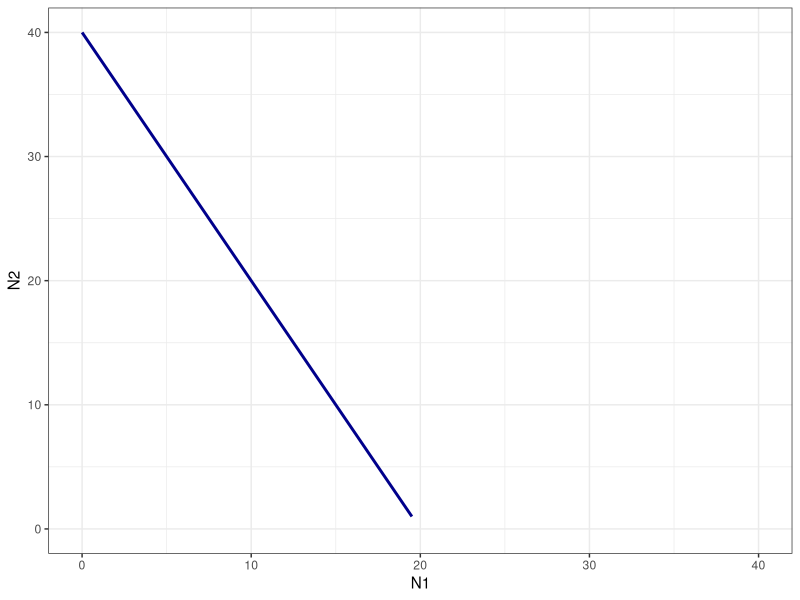
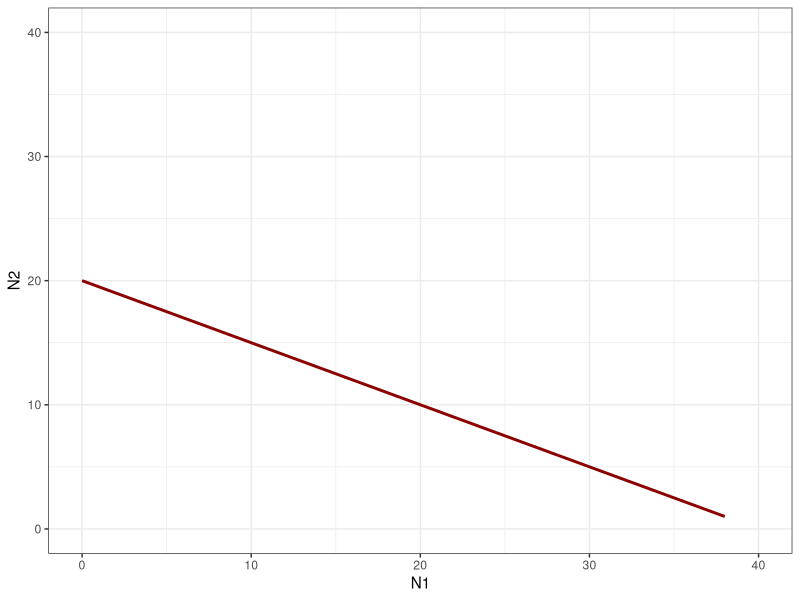
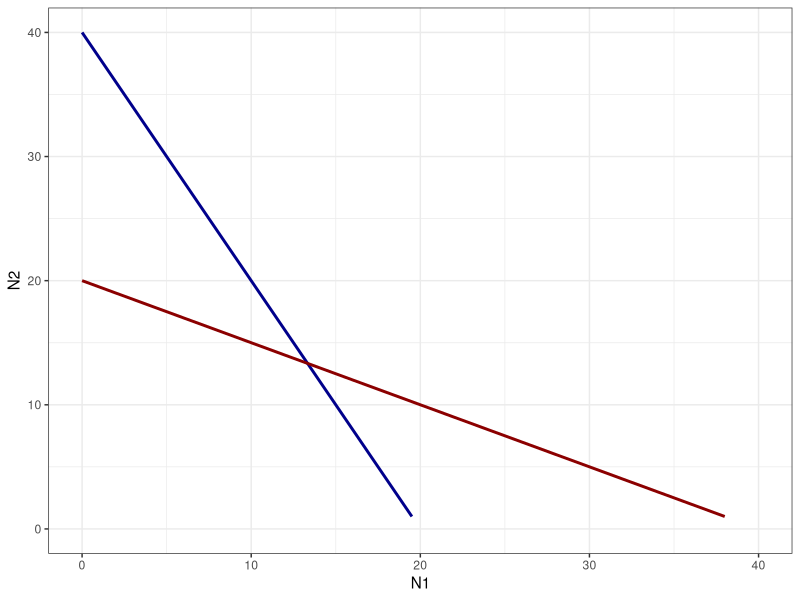
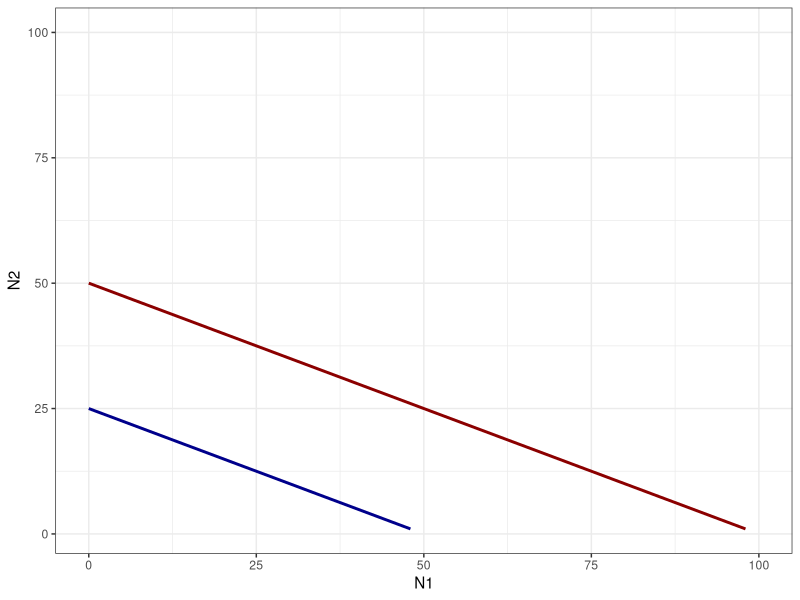
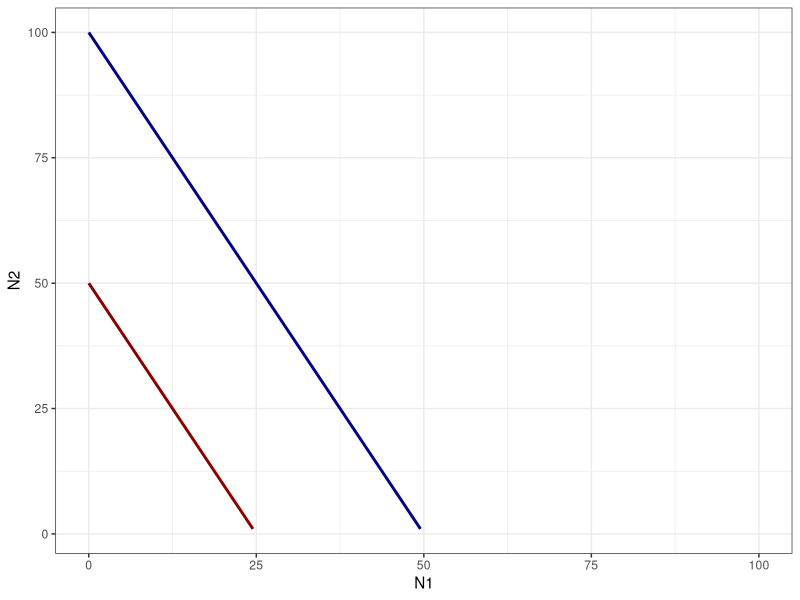
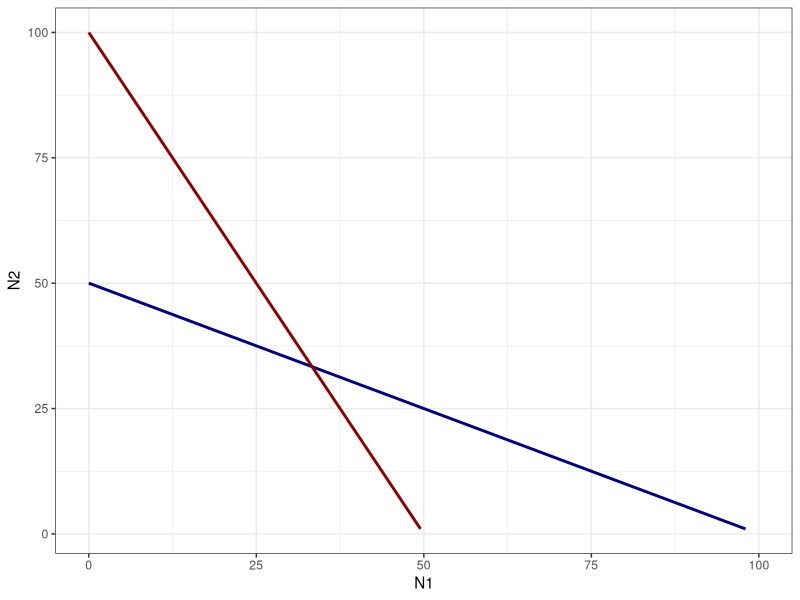
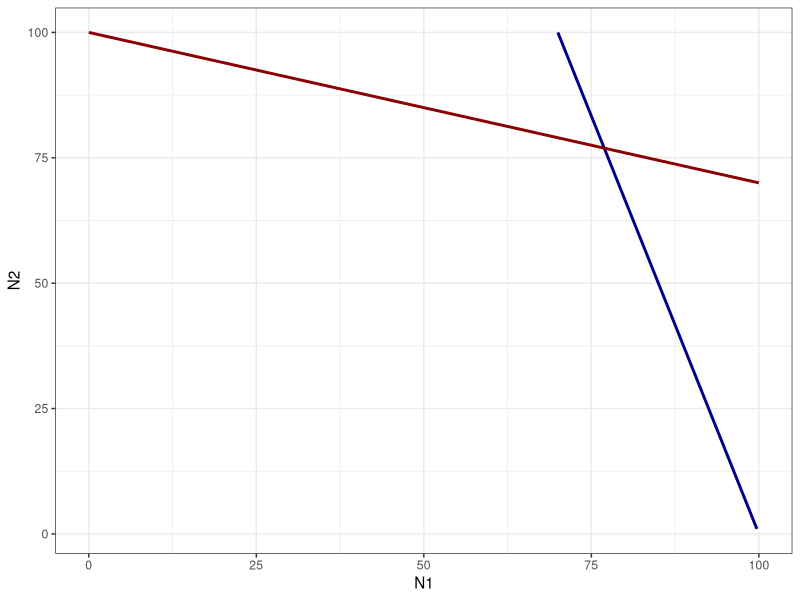

Generate these figures, in order, with R:
# Equilibrium LV conditions per eq. 7.3 and 7.4

sp1_zngi <- function(k1,a12,N2){
  N1 <- k1 - (a12*N2)
  return(N1)
}

sp2_zngi <- function(k2,a21,N2){
  N1 <- (k2-N2)/a21
  return(N1)
}

library(ggplot2)
library(tidyverse)

data.frame(N2 = 1:100)%>%
  mutate(N1 = sp1_zngi(k1 = 20,a12 = .5,N2 = N2)) %>%
  ggplot(mapping = aes(x=N1,y=N2))+
  geom_line(color="darkblue",linewidth=1)+
  # geom_line(data = data.frame(N2 = 1:100)%>%
  #             mutate(N1 = sp2_zngi(k2 = 20,a21 = .5,N2 = N2)),
  #           mapping = aes(x=N1,y=N2),
  #           color="darkred",
  #           linewidth = 1)+
  xlim(c(0,40))+
  ylim(c(0,40))+
  theme_bw()

data.frame(N2 = 1:100)%>%
  mutate(N1 = sp1_zngi(k1 = 20,a12 = .5,N2 = N2)) %>%
  ggplot(mapping = aes(x=N1,y=N2))+
  #geom_line(color="darkblue",linewidth=1)+
  geom_line(data = data.frame(N2 = 1:100)%>%
              mutate(N1 = sp2_zngi(k2 = 20,a21 = .5,N2 = N2)),
            mapping = aes(x=N1,y=N2),
            color="darkred",
            linewidth = 1)+
  xlim(c(0,40))+
  ylim(c(0,40))+
  theme_bw()


data.frame(N2 = 1:100)%>%
  mutate(N1 = sp1_zngi(k1 = 20,a12 = .5,N2 = N2)) %>%
  ggplot(mapping = aes(x=N1,y=N2))+
  geom_line(color="darkblue",linewidth=1)+
  geom_line(data = data.frame(N2 = 1:100)%>%
              mutate(N1 = sp2_zngi(k2 = 20,a21 = .5,N2 = N2)),
            mapping = aes(x=N1,y=N2),
            color="darkred",
            linewidth = 1)+
  xlim(c(0,40))+
  ylim(c(0,40))+
  theme_bw()
  


#sp2 wins

data.frame(N2 = 1:100)%>%
  mutate(N1 = sp1_zngi(k1 = 50,a12 = 2,N2 = N2)) %>%
  ggplot(mapping = aes(x=N1,y=N2))+
  geom_line(color="darkblue",linewidth=1)+
  geom_line(data = data.frame(N2 = 1:100)%>%
              mutate(N1 = sp2_zngi(k2 = 50,a21 = .5,N2 = N2)),
            mapping = aes(x=N1,y=N2),
            color="darkred",
            linewidth = 1)+
  xlim(c(0,100))+
  theme_bw()

#sp1 wins
data.frame(N2 = 1:100)%>%
  mutate(N1 = sp1_zngi(k1 = 50,a12 = .5,N2 = N2)) %>%
  ggplot(mapping = aes(x=N1,y=N2))+
  geom_line(color="darkblue",linewidth=1)+
  geom_line(data = data.frame(N2 = 1:100)%>%
              mutate(N1 = sp2_zngi(k2 = 50,a21 = 2,N2 = N2)),
            mapping = aes(x=N1,y=N2),
            color="darkred",
            linewidth = 1)+
  xlim(c(0,100))+
  theme_bw()


#unstable
data.frame(N2 = 1:100)%>%
  mutate(N1 = sp1_zngi(k1 = 100,a12 = 2,N2 = N2)) %>%
  ggplot(mapping = aes(x=N1,y=N2))+
  geom_line(color="darkblue",linewidth=1)+
  geom_line(data = data.frame(N2 = 1:100)%>%
              mutate(N1 = sp2_zngi(k2 = 100,a21 = 2,N2 = N2)),
            mapping = aes(x=N1,y=N2),
            color="darkred",
            linewidth = 1)+
  xlim(c(0,100))+
  theme_bw()


data.frame(N2 = 1:100)%>%
  mutate(N1 = sp1_zngi(k1 = 100,a12 = .3,N2 = N2)) %>%
  ggplot(mapping = aes(x=N1,y=N2))+
  geom_line(color="darkblue",linewidth=1)+
  geom_line(data = data.frame(N2 = 1:100)%>%
              mutate(N1 = sp2_zngi(k2 = 100,a21 = .3,N2 = N2)),
            mapping = aes(x=N1,y=N2),
            color="darkred",
            linewidth = 1)+
  xlim(c(0,100))+
  theme_bw()


#################################

# R*
#' @param Ni number of species i
#' @param ai consumption rate of resource
#' @param di death rate
#' @param R resource availability
resource_dep_growth <- function(Ni,ai,di,R){
  
  dNdt <- Ni*((ai*R)-di)
  
}
